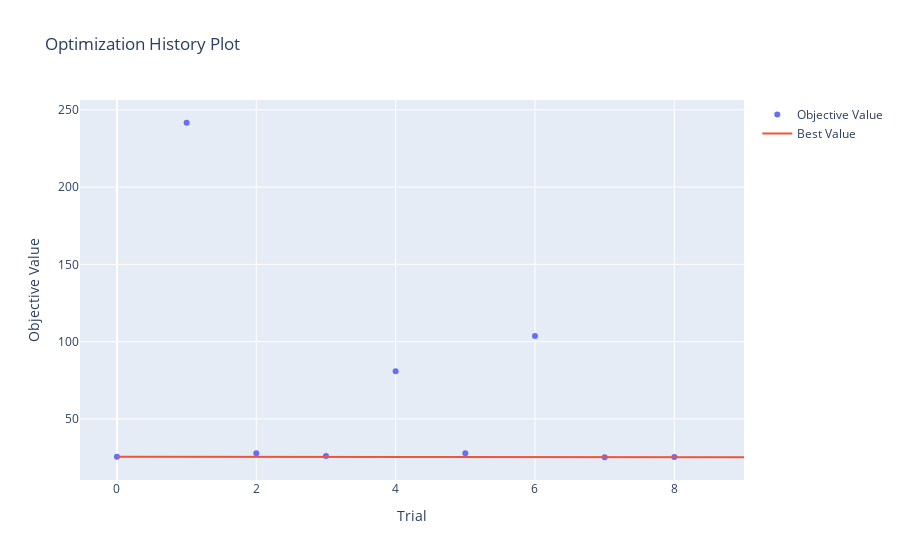

This figure's notebook cell:
### Code cell
# Import optuna.visualization
import optuna.visualization as vis

# Plot optimization history
vis.plot_optimization_history(study)

### Figure 1 — Plotly figure (JSON) as saved in the notebook; plotly's stock layout.template omitted (floating-point values rounded to 4 significant figures)
{"data": [{"mode": "markers", "name": "Objective Value", "type": "scatter", "x": [0, 1, 2, 3, 4, 5, 6, 7, 8], "y": [25.49, 241.6, 27.72, 25.92, 80.73, 27.66, 103.7, 25.15, 25.38]}, {"mode": "lines", "name": "Best Value", "type": "scatter", "x": [0, 1, 2, 3, 4, 5, 6, 7, 8, 9], "y": [25.49, 25.49, 25.49, 25.49, 25.49, 25.49, 25.49, 25.15, 25.15, 25.15]}, {"marker": {"color": "#cccccc"}, "mode": "markers", "name": "Infeasible Trial", "showlegend": false, "type": "scatter", "x": [], "y": []}], "layout": {"title": {"text": "Optimization History Plot"}, "xaxis": {"title": {"text": "Trial"}}, "yaxis": {"title": {"text": "Objective Value"}}}}
